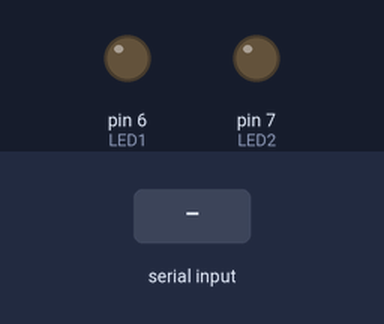
Recording of a sketch running on a simulated Arduino Uno, built with avr-gcc and run on an emulated ATmega328P. Shown: output pins drawn as LEDs (lit = HIGH). The test bench sets the inputs (shaded band).

Above: at 1.2 s.
1.3 s: "1" received over the second serial link
At 2.0 s:
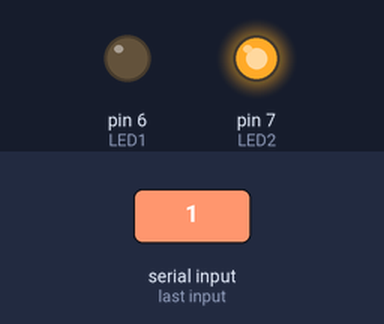
2.8 s: "2" received over the second serial link
At 3.2 s:
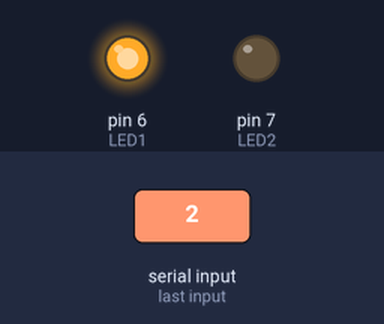
4.3 s: "3" received over the second serial link
At 5.5 s:
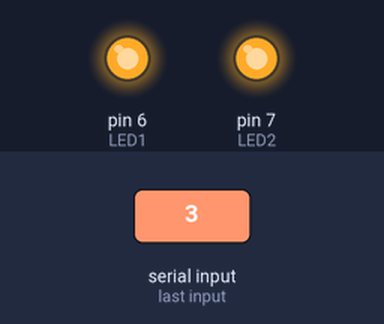
5.8 s: "0" received over the second serial link
At 6.6 s:
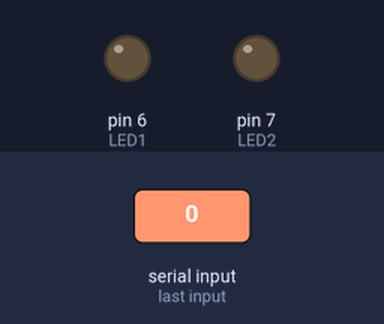
Timing chart, 0 to 8.3 s (numbered marks = the images above; inputs shaded):
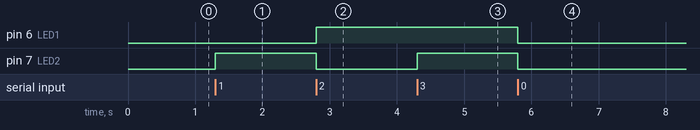

The sketch:

code.ino
```cpp
/*
 Bluetooh 2 bit decimal to binary program with arduino

 The circuit:
 * RX is digital pin 10 (connect to TX of other device)
 * TX is digital pin 11 (connect to RX of other device)
 */
#include <SoftwareSerial.h>
#define LED1 6
#define LED2 7
int value;

SoftwareSerial hc_05(10, 11); // RX, TX

void setup() {
  pinMode(LED1, OUTPUT);
  pinMode(LED2, OUTPUT);

  Serial.begin(9600);
  hc_05.begin(9600);
}
void led_write_binary(){

}
void loop() {
  if (hc_05.available()) {

    value = hc_05.read();
    switch(value){
      case '1':
        digitalWrite(LED1, LOW);
        digitalWrite(LED2, HIGH);
        break;
      case '2':
        digitalWrite(LED1, HIGH);
        digitalWrite(LED2, LOW);
        break;
      case '3':
        digitalWrite(LED1, HIGH);
        digitalWrite(LED2, HIGH);
        break;
      default:
        digitalWrite(LED1, LOW);
        digitalWrite(LED2, LOW);
        break;
    }

  }

}
```

Measured:
- after the input at 1.3 s, pin 7 (LED2): LOW → HIGH at once
- after the input at 2.8 s, pin 6 (LED1): LOW → HIGH at once; pin 7 (LED2): HIGH → LOW at once
- after the input at 4.3 s, pin 7 (LED2): LOW → HIGH at once
- after the input at 5.8 s, pin 6 (LED1), pin 7 (LED2): HIGH → LOW at once
